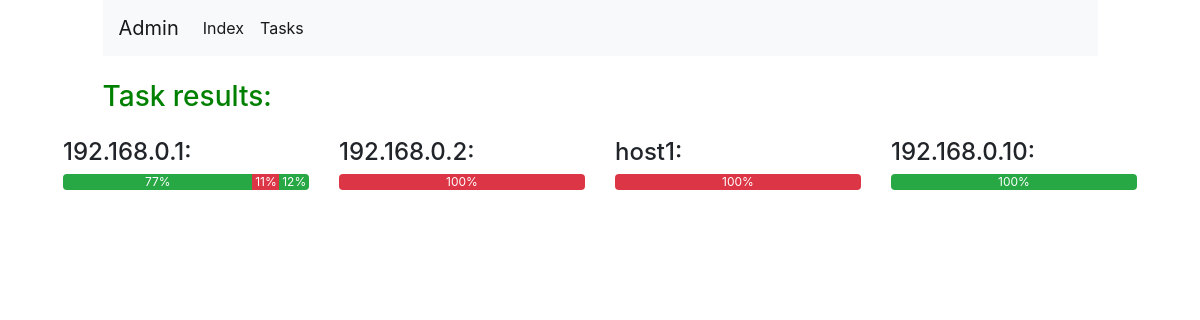
Page /task/ping/67/results/ on the committed database.
### ping/models.py (models this page shows, shortened)
class HostStatus(models.Model):
    host = models.ForeignKey(Host, on_delete=models.CASCADE)
    status = models.CharField(max_length=255, default="")
    def results(self):
        status_str, len_status = self.status, len(self.status)
        left, rigth, count, grand_total, count_grand_total = 0,0,0,0,0
        cur_status = ''
        output_arr = []
        while rigth < len_status:
            if left == rigth:
                if status_str[rigth] == '1':
                    cur_status = 'UP'
                else:
                    cur_status = 'DOWN'
                count += 1
                rigth += 1
            elif status_str[rigth] == status_str[left]:
                count += 1
                rigth += 1
            elif status_str[rigth] != status_str[left]:
                percentage = (count * 100) // len_status
                grand_total += percentage
                count_grand_total += count
                left = rigth
                output_arr.append((percentage,cur_status, count))
                count = 0
        output_arr.append((100 - grand_total,cur_status, len_status-count_grand_total))
        return output_arr

class Host(models.Model):
    hostname = models.CharField(max_length=255)
    class Meta:
        ordering = ('-id',)

### ping/views.py (the view)
# urls.py: path('task/ping/<int:task_id>/results/', ping_task_results, name='ping_task_results'),
def ping_task_results(request, task_id):
    task = Task.objects.get(id=task_id)
    if task.get_state_display() in ['done', 'revoked']:
        return render(request, 'ping_results.html', {'task': task})
    return redirect(reverse('index'))

### ping/models.py (called while the page is built)
    def get_state_display(self):
        return self.states[self.status - 1][1]

### templates/ping_results.html (shortened to what this page needs)
{% load static %}
<!DOCTYPE html>
<html lang="en">
<head>
    <link rel="stylesheet" href="{% static 'bootstrap.min.css' %}">
    <link rel="stylesheet" href="{% static 'styles.css' %}">
</head>
<body>
    <div class="continer">
        <div class="row">
            <div class="col-10 mx-auto">
                <div class="mb-3">
                {% include "navbar.html" %}
                </div>
            </div>
        </div>
        <div class="row">
            <div class="col-10 mx-auto mt-2">
                <h3 class="mb-3">Task results:</h3>
            </div>
        </div>
        <div class="row ml-5 mr-5">
          {% for host_status in task.hosts.all %}
          <div class="col-3 mx-auto mt-2">
            <h4>{{ host_status.host.hostname }}:</h4>
            <div class="progress">
              {% for result in host_status.results %}
              {% if result.1 == 'UP' %}
              <div data-toggle="tooltip" data-placement="top" title="{{result.0}}% {{result.1}} ({{result.2}} packets)" class="progress-bar bg-success" role="progressbar" style="width: {{ result.0 }}%" aria-valuenow="{{ result.0 }}" aria-valuemin="0" aria-valuemax="100">{% if result.0 > 8 %}{{result.0}}%{% endif %}</div>
              {% else %}
              <div data-toggle="tooltip" data-placement="top" title="{{result.0}}% {{result.1}} ({{result.2}} packets)" class="progress-bar bg-danger" role="progressbar" style="width: {{ result.0 }}%" aria-valuenow="{{ result.0 }}" aria-valuemin="0" aria-valuemax="100">{% if result.0 > 8 %}{{result.0}}%{% endif %}</div>
              {% endif %}
              {% endfor%}
            </div>
          </div>
          {% endfor%}
      </div>
    </div>
</body>
</html>

### static/styles.css (style rules this page uses)
h3 { color: green; }

### rows in the picture
HostStatus: host.hostname "192.168.0.1", result "77" "12", result "11"
HostStatus: host.hostname "192.168.0.2", result "100"
HostStatus: host.hostname "host1", result "100"
HostStatus: host.hostname "192.168.0.10", result "100"
